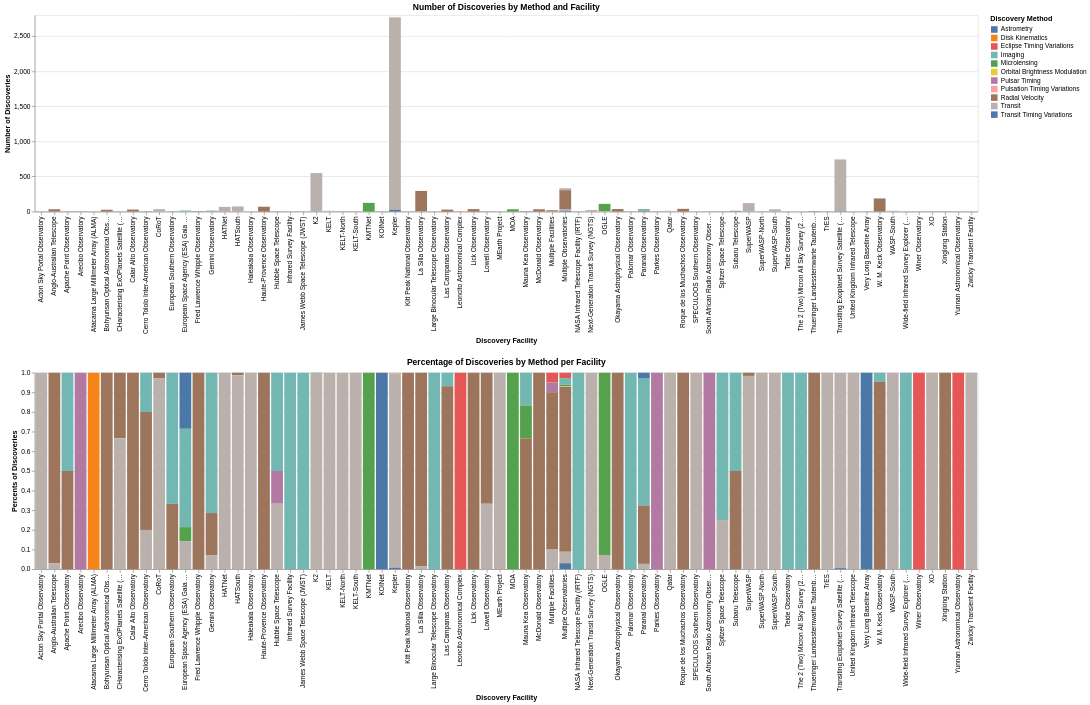

Here is the notebook cell this chart was saved with:
### Markdown cell above
## Exploring the methods used by different discovery facilities

### Code cell
methods_by_facility = cut_data.groupby(["disc_facility", "discoverymethod"]).size().reset_index(name="count")

facility_counts_chart = alt.Chart(methods_by_facility).mark_bar().encode(
    alt.X("disc_facility", title="Discovery Facility"), 
    alt.Y("count", title="Number of Discoveries"), 
    alt.Color("discoverymethod", title="Discovery Method"), 
    alt.Tooltip("count")
).properties(title="Number of Discoveries by Method and Facility")

facility_discoveries = cut_data.groupby(["disc_facility"]).size().reset_index(name="facility total")
methods_by_facility = pd.merge(methods_by_facility, facility_discoveries, how="left", on="disc_facility")
methods_by_facility["percentage"] = methods_by_facility["count"] / methods_by_facility["facility total"]

# TODO: I'm not sure if this is best represented by a bar chart 
facility_percents_chart = alt.Chart(methods_by_facility).mark_bar().encode(
    alt.X("disc_facility", title="Discovery Facility"), 
    alt.Y("percentage", title="Percents of Discoveries"), 
    alt.Color("discoverymethod", title="Discovery Method"), 
    alt.Tooltip("percentage")
).properties(title="Percentage of Discoveries by Method per Facility")

facility_counts_chart & facility_percents_chart

### Figure 1 — Vega-Lite specification as saved in the notebook (floating-point values rounded to 4 significant figures)
{"config": {"view": {"continuousWidth": 300, "continuousHeight": 300}}, "vconcat": [{"data": {"name": "data-466e11df521ed7fb3b9573001f9ce68a"}, "mark": {"type": "bar"}, "encoding": {"color": {"field": "discoverymethod", "title": "Discovery Method", "type": "nominal"}, "tooltip": {"field": "count", "type": "quantitative"}, "x": {"field": "disc_facility", "title": "Discovery Facility", "type": "nominal"}, "y": {"field": "count", "title": "Number of Discoveries", "type": "quantitative"}}, "title": "Number of Discoveries by Method and Facility"}, {"data": {"name": "data-70e720ad5f9ad412c853722ddf108b6e"}, "mark": {"type": "bar"}, "encoding": {"color": {"field": "discoverymethod", "title": "Discovery Method", "type": "nominal"}, "tooltip": {"field": "percentage", "type": "quantitative"}, "x": {"field": "disc_facility", "title": "Discovery Facility", "type": "nominal"}, "y": {"field": "percentage", "title": "Percents of Discoveries", "type": "quantitative"}}, "title": "Percentage of Discoveries by Method per Facility"}], "$schema": "https://vega.github.io/schema/vega-lite/v6.1.0.json", "datasets": {"data-466e11df521ed7fb3b9573001f9ce68a": [{"disc_facility": "Acton Sky Portal Observatory", "discoverymethod": "Transit", "count": 2}, {"disc_facility": "Anglo-Australian Telescope", "discoverymethod": "Radial Velocity", "count": 32}, {"disc_facility": "Anglo-Australian Telescope", "discoverymethod": "Transit", "count": 1}, {"disc_facility": "Apache Point Observatory", "discoverymethod": "Imaging", "count": 1}, {"disc_facility": "Apache Point Observatory", "discoverymethod": "Radial Velocity", "count": 1}, {"disc_facility": "Arecibo Observatory", "discoverymethod": "Pulsar Timing", "count": 3}, {"disc_facility": "Atacama Large Millimeter Array (ALMA)", "discoverymethod": "Disk Kinematics", "count": 1}, {"disc_facility": "Bohyunsan Optical Astronomical Observatory", "discoverymethod": "Radial Velocity", "count": 26}, {"disc_facility": "CHaracterising ExOPlanets Satellite (CHEOPS)", "discoverymethod": "Radial Velocity", "count": 1}, {"disc_facility": "CHaracterising ExOPlanets Satellite (CHEOPS)", "discoverymethod": "Transit", "count": 2}, {"disc_facility": "Calar Alto Observatory", "discoverymethod": "Radial Velocity", "count": 29}, {"disc_facility": "Cerro Tololo Inter-American Observatory", "discoverymethod": "Imaging", "count": 1}, {"disc_facility": "Cerro Tololo Inter-American Observatory", "discoverymethod": "Radial Velocity", "count": 3}, {"disc_facility": "Cerro Tololo Inter-American Observatory", "discoverymethod": "Transit", "count": 1}, {"disc_facility": "CoRoT", "discoverymethod": "Radial Velocity", "count": 1}, {"disc_facility": "CoRoT", "discoverymethod": "Transit", "count": 34}, {"disc_facility": "European Southern Observatory", "discoverymethod": "Imaging", "count": 2}, {"disc_facility": "European Southern Observatory", "discoverymethod": "Radial Velocity", "count": 1}, {"disc_facility": "European Space Agency (ESA) Gaia Satellite", "discoverymethod": "Astrometry", "count": 4}, {"disc_facility": "European Space Agency (ESA) Gaia Satellite", "discoverymethod": "Imaging", "count": 7}, {"disc_facility": "European Space Agency (ESA) Gaia Satellite", "discoverymethod": "Microlensing", "count": 1}, {"disc_facility": "European Space Agency (ESA) Gaia Satellite", "discoverymethod": "Transit", "count": 2}, {"disc_facility": "Fred Lawrence Whipple Observatory", "discoverymethod": "Radial Velocity", "count": 5}, {"disc_facility": "Gemini Observatory", "discoverymethod": "Imaging", "count": 10}, {"disc_facility": "Gemini Observatory", "discoverymethod": "Radial Velocity", "count": 3}, {"disc_facility": "Gemini Observatory", "discoverymethod": "Transit", "count": 1}, {"disc_facility": "HATNet", "discoverymethod": "Transit", "count": 67}, {"disc_facility": "HATSouth", "discoverymethod": "Radial Velocity", "count": 1}, {"disc_facility": "HATSouth", "discoverymethod": "Transit", "count": 72}, {"disc_facility": "Haleakala Observatory", "discoverymethod": "Transit", "count": 2}, {"disc_facility": "Haute-Provence Observatory", "discoverymethod": "Radial Velocity", "count": 69}, {"disc_facility": "Hubble Space Telescope", "discoverymethod": "Imaging", "count": 3}, {"disc_facility": "Hubble Space Telescope", "discoverymethod": "Pulsar Timing", "count": 1}, {"disc_facility": "Hubble Space Telescope", "discoverymethod": "Transit", "count": 2}, {"disc_facility": "Infrared Survey Facility", "discoverymethod": "Imaging", "count": 1}, {"disc_facility": "James Webb Space Telescope (JWST)", "discoverymethod": "Imaging", "count": 1}, {"disc_facility": "K2", "discoverymethod": "Microlensing", "count": 1}, {"disc_facility": "K2", "discoverymethod": "Transit", "count": 548}, {"disc_facility": "KELT", "discoverymethod": "Transit", "count": 10}, {"disc_facility": "KELT-North", "discoverymethod": "Transit", "count": 7}, {"disc_facility": "KELT-South", "discoverymethod": "Transit", "count": 4}, {"disc_facility": "KMTNet", "discoverymethod": "Microlensing", "count": 124}, {"disc_facility": "KOINet", "discoverymethod": "Transit Timing Variations", "count": 1}, {"disc_facility": "Kepler", "discoverymethod": "Eclipse Timing Variations", "count": 2}, {"disc_facility": "Kepler", "discoverymethod": "Orbital Brightness Modulation", "count": 4}, {"disc_facility": "Kepler", "discoverymethod": "Pulsation Timing Variations", "count": 1}, {"disc_facility": "Kepler", "discoverymethod": "Transit", "count": 2743}, {"disc_facility": "Kepler", "discoverymethod": "Transit Timing Variations", "count": 23}, {"disc_facility": "Kitt Peak National Observatory", "discoverymethod": "Radial Velocity", "count": 1}, {"disc_facility": "La Silla Observatory", "discoverymethod": "Radial Velocity", "count": 290}, {"disc_facility": "La Silla Observatory", "discoverymethod": "Transit", "count": 4}, {"disc_facility": "Large Binocular Telescope Observatory", "discoverymethod": "Imaging", "count": 1}, {"disc_facility": "Las Campanas Observatory", "discoverymethod": "Imaging", "count": 2}, {"disc_facility": "Las Campanas Observatory", "discoverymethod": "Radial Velocity", "count": 27}, {"disc_facility": "Leoncito Astronomical Complex", "discoverymethod": "Eclipse Timing Variations", "count": 1}, {"disc_facility": "Lick Observatory", "discoverymethod": "Radial Velocity", "count": 35}, {"disc_facility": "Lowell Observatory", "discoverymethod": "Radial Velocity", "count": 2}, {"disc_facility": "Lowell Observatory", "discoverymethod": "Transit", "count": 1}, {"disc_facility": "MEarth Project", "discoverymethod": "Transit", "count": 2}, {"disc_facility": "MOA", "discoverymethod": "Microlensing", "count": 33}, {"disc_facility": "Mauna Kea Observatory", "discoverymethod": "Imaging", "count": 1}, {"disc_facility": "Mauna Kea Observatory", "discoverymethod": "Microlensing", "count": 1}, {"disc_facility": "Mauna Kea Observatory", "discoverymethod": "Radial Velocity", "count": 4}, {"disc_facility": "McDonald Observatory", "discoverymethod": "Radial Velocity", "count": 33}, {"disc_facility": "Multiple Facilities", "discoverymethod": "Eclipse Timing Variations", "count": 1}, {"disc_facility": "Multiple Facilities", "discoverymethod": "Pulsar Timing", "count": 1}, {"disc_facility": "Multiple Facilities", "discoverymethod": "Radial Velocity", "count": 16}, {"disc_facility": "Multiple Facilities", "discoverymethod": "Transit", "count": 2}, {"disc_facility": "Multiple Observatories", "discoverymethod": "Eclipse Timing Variations", "count": 9}, {"disc_facility": "Multiple Observatories", "discoverymethod": "Imaging", "count": 11}, {"disc_facility": "Multiple Observatories", "discoverymethod": "Microlensing", "count": 3}, {"disc_facility": "Multiple Observatories", "discoverymethod": "Pulsation Timing Variations", "count": 1}, {"disc_facility": "Multiple Observatories", "discoverymethod": "Radial Velocity", "count": 275}, {"disc_facility": "Multiple Observatories", "discoverymethod": "Transit", "count": 19}, {"disc_facility": "Multiple Observatories", "discoverymethod": "Transit Timing Variations", "count": 10}, {"disc_facility": "NASA Infrared Telescope Facility (IRTF)", "discoverymethod": "Imaging", "count": 1}, {"disc_facility": "Next-Generation Transit Survey (NGTS)", "discoverymethod": "Transit", "count": 22}, {"disc_facility": "OGLE", "discoverymethod": "Microlensing", "count": 102}, {"disc_facility": "OGLE", "discoverymethod": "Transit", "count": 8}, {"disc_facility": "Okayama Astrophysical Observatory", "discoverymethod": "Radial Velocity", "count": 36}, {"disc_facility": "Palomar Observatory", "discoverymethod": "Imaging", "count": 2}, {"disc_facility": "Paranal Observatory", "discoverymethod": "Astrometry", "count": 1}, {"disc_facility": "Paranal Observatory", "discoverymethod": "Imaging", "count": 24}, {"disc_facility": "Paranal Observatory", "discoverymethod": "Radial Velocity", "count": 11}, {"disc_facility": "Paranal Observatory", "discoverymethod": "Transit", "count": 1}, {"disc_facility": "Parkes Observatory", "discoverymethod": "Pulsar Timing", "count": 2}, {"disc_facility": "Qatar", "discoverymethod": "Transit", "count": 10}, {"disc_facility": "Roque de los Muchachos Observatory", "discoverymethod": "Radial Velocity", "count": 39}, {"disc_facility": "SPECULOOS Southern Observatory", "discoverymethod": "Transit", "count": 2}, {"disc_facility": "South African Radio Astronomy Observatory (SAR", "discoverymethod": "Pulsar Timing", "count": 1}, {"disc_facility": "Spitzer Space Telescope", "discoverymethod": "Imaging", "count": 3}, {"disc_facility": "Spitzer Space Telescope", "discoverymethod": "Transit", "count": 1}, {"disc_facility": "Subaru Telescope", "discoverymethod": "Imaging", "count": 6}, {"disc_facility": "Subaru Telescope", "discoverymethod": "Radial Velocity", "count": 6}, {"disc_facility": "SuperWASP", "discoverymethod": "Radial Velocity", "count": 2}, {"disc_facility": "SuperWASP", "discoverymethod": "Transit", "count": 120}, {"disc_facility": "SuperWASP-North", "discoverymethod": "Transit", "count": 5}, {"disc_facility": "SuperWASP-South", "discoverymethod": "Transit", "count": 32}, {"disc_facility": "Teide Observatory", "discoverymethod": "Imaging", "count": 1}, {"disc_facility": "The 2 (Two) Micron All Sky Survey (2MASS)", "discoverymethod": "Imaging", "count": 1}, {"disc_facility": "Thueringer Landessternwarte Tautenburg", "discoverymethod": "Radial Velocity", "count": 6}, {"disc_facility": "TrES", "discoverymethod": "Transit", "count": 5}, {"disc_facility": "Transiting Exoplanet Survey Satellite (TESS)", "discoverymethod": "Transit", "count": 739}, {"disc_facility": "Transiting Exoplanet Survey Satellite (TESS)", "discoverymethod": "Transit Timing Variations", "count": 4}, {"disc_facility": "United Kingdom Infrared Telescope", "discoverymethod": "Transit", "count": 2}, {"disc_facility": "Very Long Baseline Array", "discoverymethod": "Astrometry", "count": 1}, {"disc_facility": "W. M. Keck Observatory", "discoverymethod": "Imaging", "count": 9}, {"disc_facility": "W. M. Keck Observatory", "discoverymethod": "Radial Velocity", "count": 182}, {"disc_facility": "WASP-South", "discoverymethod": "Transit", "count": 11}, {"disc_facility": "Wide-field Infrared Survey Explorer (WISE) Sat", "discoverymethod": "Imaging", "count": 1}, {"disc_facility": "Winer Observatory", "discoverymethod": "Eclipse Timing Variations", "count": 1}, {"disc_facility": "XO", "discoverymethod": "Transit", "count": 6}, {"disc_facility": "Xinglong Station", "discoverymethod": "Radial Velocity", "count": 2}, {"disc_facility": "Yunnan Astronomical Observatory", "discoverymethod": "Eclipse Timing Variations", "count": 1}, {"disc_facility": "Zwicky Transient Facility", "discoverymethod": "Transit", "count": 2}], "data-70e720ad5f9ad412c853722ddf108b6e": [{"disc_facility": "Acton Sky Portal Observatory", "discoverymethod": "Transit", "count": 2, "facility total": 2, "percentage": 1.0}, {"disc_facility": "Anglo-Australian Telescope", "discoverymethod": "Radial Velocity", "count": 32, "facility total": 33, "percentage": 0.9697}, {"disc_facility": "Anglo-Australian Telescope", "discoverymethod": "Transit", "count": 1, "facility total": 33, "percentage": 0.0303}, {"disc_facility": "Apache Point Observatory", "discoverymethod": "Imaging", "count": 1, "facility total": 2, "percentage": 0.5}, {"disc_facility": "Apache Point Observatory", "discoverymethod": "Radial Velocity", "count": 1, "facility total": 2, "percentage": 0.5}, {"disc_facility": "Arecibo Observatory", "discoverymethod": "Pulsar Timing", "count": 3, "facility total": 3, "percentage": 1.0}, {"disc_facility": "Atacama Large Millimeter Array (ALMA)", "discoverymethod": "Disk Kinematics", "count": 1, "facility total": 1, "percentage": 1.0}, {"disc_facility": "Bohyunsan Optical Astronomical Observatory", "discoverymethod": "Radial Velocity", "count": 26, "facility total": 26, "percentage": 1.0}, {"disc_facility": "CHaracterising ExOPlanets Satellite (CHEOPS)", "discoverymethod": "Radial Velocity", "count": 1, "facility total": 3, "percentage": 0.3333}, {"disc_facility": "CHaracterising ExOPlanets Satellite (CHEOPS)", "discoverymethod": "Transit", "count": 2, "facility total": 3, "percentage": 0.6667}, {"disc_facility": "Calar Alto Observatory", "discoverymethod": "Radial Velocity", "count": 29, "facility total": 29, "percentage": 1.0}, {"disc_facility": "Cerro Tololo Inter-American Observatory", "discoverymethod": "Imaging", "count": 1, "facility total": 5, "percentage": 0.2}, {"disc_facility": "Cerro Tololo Inter-American Observatory", "discoverymethod": "Radial Velocity", "count": 3, "facility total": 5, "percentage": 0.6}, {"disc_facility": "Cerro Tololo Inter-American Observatory", "discoverymethod": "Transit", "count": 1, "facility total": 5, "percentage": 0.2}, {"disc_facility": "CoRoT", "discoverymethod": "Radial Velocity", "count": 1, "facility total": 35, "percentage": 0.02857}, {"disc_facility": "CoRoT", "discoverymethod": "Transit", "count": 34, "facility total": 35, "percentage": 0.9714}, {"disc_facility": "European Southern Observatory", "discoverymethod": "Imaging", "count": 2, "facility total": 3, "percentage": 0.6667}, {"disc_facility": "European Southern Observatory", "discoverymethod": "Radial Velocity", "count": 1, "facility total": 3, "percentage": 0.3333}, {"disc_facility": "European Space Agency (ESA) Gaia Satellite", "discoverymethod": "Astrometry", "count": 4, "facility total": 14, "percentage": 0.2857}, {"disc_facility": "European Space Agency (ESA) Gaia Satellite", "discoverymethod": "Imaging", "count": 7, "facility total": 14, "percentage": 0.5}, {"disc_facility": "European Space Agency (ESA) Gaia Satellite", "discoverymethod": "Microlensing", "count": 1, "facility total": 14, "percentage": 0.07143}, {"disc_facility": "European Space Agency (ESA) Gaia Satellite", "discoverymethod": "Transit", "count": 2, "facility total": 14, "percentage": 0.1429}, {"disc_facility": "Fred Lawrence Whipple Observatory", "discoverymethod": "Radial Velocity", "count": 5, "facility total": 5, "percentage": 1.0}, {"disc_facility": "Gemini Observatory", "discoverymethod": "Imaging", "count": 10, "facility total": 14, "percentage": 0.7143}, {"disc_facility": "Gemini Observatory", "discoverymethod": "Radial Velocity", "count": 3, "facility total": 14, "percentage": 0.2143}, {"disc_facility": "Gemini Observatory", "discoverymethod": "Transit", "count": 1, "facility total": 14, "percentage": 0.07143}, {"disc_facility": "HATNet", "discoverymethod": "Transit", "count": 67, "facility total": 67, "percentage": 1.0}, {"disc_facility": "HATSouth", "discoverymethod": "Radial Velocity", "count": 1, "facility total": 73, "percentage": 0.0137}, {"disc_facility": "HATSouth", "discoverymethod": "Transit", "count": 72, "facility total": 73, "percentage": 0.9863}, {"disc_facility": "Haleakala Observatory", "discoverymethod": "Transit", "count": 2, "facility total": 2, "percentage": 1.0}, {"disc_facility": "Haute-Provence Observatory", "discoverymethod": "Radial Velocity", "count": 69, "facility total": 69, "percentage": 1.0}, {"disc_facility": "Hubble Space Telescope", "discoverymethod": "Imaging", "count": 3, "facility total": 6, "percentage": 0.5}, {"disc_facility": "Hubble Space Telescope", "discoverymethod": "Pulsar Timing", "count": 1, "facility total": 6, "percentage": 0.1667}, {"disc_facility": "Hubble Space Telescope", "discoverymethod": "Transit", "count": 2, "facility total": 6, "percentage": 0.3333}, {"disc_facility": "Infrared Survey Facility", "discoverymethod": "Imaging", "count": 1, "facility total": 1, "percentage": 1.0}, {"disc_facility": "James Webb Space Telescope (JWST)", "discoverymethod": "Imaging", "count": 1, "facility total": 1, "percentage": 1.0}, {"disc_facility": "K2", "discoverymethod": "Microlensing", "count": 1, "facility total": 549, "percentage": 0.001821}, {"disc_facility": "K2", "discoverymethod": "Transit", "count": 548, "facility total": 549, "percentage": 0.9982}, {"disc_facility": "KELT", "discoverymethod": "Transit", "count": 10, "facility total": 10, "percentage": 1.0}, {"disc_facility": "KELT-North", "discoverymethod": "Transit", "count": 7, "facility total": 7, "percentage": 1.0}, {"disc_facility": "KELT-South", "discoverymethod": "Transit", "count": 4, "facility total": 4, "percentage": 1.0}, {"disc_facility": "KMTNet", "discoverymethod": "Microlensing", "count": 124, "facility total": 124, "percentage": 1.0}, {"disc_facility": "KOINet", "discoverymethod": "Transit Timing Variations", "count": 1, "facility total": 1, "percentage": 1.0}, {"disc_facility": "Kepler", "discoverymethod": "Eclipse Timing Variations", "count": 2, "facility total": 2773, "percentage": 0.0007212}, {"disc_facility": "Kepler", "discoverymethod": "Orbital Brightness Modulation", "count": 4, "facility total": 2773, "percentage": 0.001442}, {"disc_facility": "Kepler", "discoverymethod": "Pulsation Timing Variations", "count": 1, "facility total": 2773, "percentage": 0.0003606}, {"disc_facility": "Kepler", "discoverymethod": "Transit", "count": 2743, "facility total": 2773, "percentage": 0.9892}, {"disc_facility": "Kepler", "discoverymethod": "Transit Timing Variations", "count": 23, "facility total": 2773, "percentage": 0.008294}, {"disc_facility": "Kitt Peak National Observatory", "discoverymethod": "Radial Velocity", "count": 1, "facility total": 1, "percentage": 1.0}, {"disc_facility": "La Silla Observatory", "discoverymethod": "Radial Velocity", "count": 290, "facility total": 294, "percentage": 0.9864}, {"disc_facility": "La Silla Observatory", "discoverymethod": "Transit", "count": 4, "facility total": 294, "percentage": 0.01361}, {"disc_facility": "Large Binocular Telescope Observatory", "discoverymethod": "Imaging", "count": 1, "facility total": 1, "percentage": 1.0}, {"disc_facility": "Las Campanas Observatory", "discoverymethod": "Imaging", "count": 2, "facility total": 29, "percentage": 0.06897}, {"disc_facility": "Las Campanas Observatory", "discoverymethod": "Radial Velocity", "count": 27, "facility total": 29, "percentage": 0.931}, {"disc_facility": "Leoncito Astronomical Complex", "discoverymethod": "Eclipse Timing Variations", "count": 1, "facility total": 1, "percentage": 1.0}, {"disc_facility": "Lick Observatory", "discoverymethod": "Radial Velocity", "count": 35, "facility total": 35, "percentage": 1.0}, {"disc_facility": "Lowell Observatory", "discoverymethod": "Radial Velocity", "count": 2, "facility total": 3, "percentage": 0.6667}, {"disc_facility": "Lowell Observatory", "discoverymethod": "Transit", "count": 1, "facility total": 3, "percentage": 0.3333}, {"disc_facility": "MEarth Project", "discoverymethod": "Transit", "count": 2, "facility total": 2, "percentage": 1.0}, {"disc_facility": "MOA", "discoverymethod": "Microlensing", "count": 33, "facility total": 33, "percentage": 1.0}, {"disc_facility": "Mauna Kea Observatory", "discoverymethod": "Imaging", "count": 1, "facility total": 6, "percentage": 0.1667}, {"disc_facility": "Mauna Kea Observatory", "discoverymethod": "Microlensing", "count": 1, "facility total": 6, "percentage": 0.1667}, {"disc_facility": "Mauna Kea Observatory", "discoverymethod": "Radial Velocity", "count": 4, "facility total": 6, "percentage": 0.6667}, {"disc_facility": "McDonald Observatory", "discoverymethod": "Radial Velocity", "count": 33, "facility total": 33, "percentage": 1.0}, {"disc_facility": "Multiple Facilities", "discoverymethod": "Eclipse Timing Variations", "count": 1, "facility total": 20, "percentage": 0.05}, {"disc_facility": "Multiple Facilities", "discoverymethod": "Pulsar Timing", "count": 1, "facility total": 20, "percentage": 0.05}, {"disc_facility": "Multiple Facilities", "discoverymethod": "Radial Velocity", "count": 16, "facility total": 20, "percentage": 0.8}, {"disc_facility": "Multiple Facilities", "discoverymethod": "Transit", "count": 2, "facility total": 20, "percentage": 0.1}, {"disc_facility": "Multiple Observatories", "discoverymethod": "Eclipse Timing Variations", "count": 9, "facility total": 328, "percentage": 0.02744}, {"disc_facility": "Multiple Observatories", "discoverymethod": "Imaging", "count": 11, "facility total": 328, "percentage": 0.03354}, {"disc_facility": "Multiple Observatories", "discoverymethod": "Microlensing", "count": 3, "facility total": 328, "percentage": 0.009146}, {"disc_facility": "Multiple Observatories", "discoverymethod": "Pulsation Timing Variations", "count": 1, "facility total": 328, "percentage": 0.003049}, {"disc_facility": "Multiple Observatories", "discoverymethod": "Radial Velocity", "count": 275, "facility total": 328, "percentage": 0.8384}, {"disc_facility": "Multiple Observatories", "discoverymethod": "Transit", "count": 19, "facility total": 328, "percentage": 0.05793}, {"disc_facility": "Multiple Observatories", "discoverymethod": "Transit Timing Variations", "count": 10, "facility total": 328, "percentage": 0.03049}, {"disc_facility": "NASA Infrared Telescope Facility (IRTF)", "discoverymethod": "Imaging", "count": 1, "facility total": 1, "percentage": 1.0}, {"disc_facility": "Next-Generation Transit Survey (NGTS)", "discoverymethod": "Transit", "count": 22, "facility total": 22, "percentage": 1.0}, {"disc_facility": "OGLE", "discoverymethod": "Microlensing", "count": 102, "facility total": 110, "percentage": 0.9273}, {"disc_facility": "OGLE", "discoverymethod": "Transit", "count": 8, "facility total": 110, "percentage": 0.07273}, {"disc_facility": "Okayama Astrophysical Observatory", "discoverymethod": "Radial Velocity", "count": 36, "facility total": 36, "percentage": 1.0}, {"disc_facility": "Palomar Observatory", "discoverymethod": "Imaging", "count": 2, "facility total": 2, "percentage": 1.0}, {"disc_facility": "Paranal Observatory", "discoverymethod": "Astrometry", "count": 1, "facility total": 37, "percentage": 0.02703}, {"disc_facility": "Paranal Observatory", "discoverymethod": "Imaging", "count": 24, "facility total": 37, "percentage": 0.6486}, {"disc_facility": "Paranal Observatory", "discoverymethod": "Radial Velocity", "count": 11, "facility total": 37, "percentage": 0.2973}, {"disc_facility": "Paranal Observatory", "discoverymethod": "Transit", "count": 1, "facility total": 37, "percentage": 0.02703}, {"disc_facility": "Parkes Observatory", "discoverymethod": "Pulsar Timing", "count": 2, "facility total": 2, "percentage": 1.0}, {"disc_facility": "Qatar", "discoverymethod": "Transit", "count": 10, "facility total": 10, "percentage": 1.0}, {"disc_facility": "Roque de los Muchachos Observatory", "discoverymethod": "Radial Velocity", "count": 39, "facility total": 39, "percentage": 1.0}, {"disc_facility": "SPECULOOS Southern Observatory", "discoverymethod": "Transit", "count": 2, "facility total": 2, "percentage": 1.0}, {"disc_facility": "South African Radio Astronomy Observatory (SAR", "discoverymethod": "Pulsar Timing", "count": 1, "facility total": 1, "percentage": 1.0}, {"disc_facility": "Spitzer Space Telescope", "discoverymethod": "Imaging", "count": 3, "facility total": 4, "percentage": 0.75}, {"disc_facility": "Spitzer Space Telescope", "discoverymethod": "Transit", "count": 1, "facility total": 4, "percentage": 0.25}, {"disc_facility": "Subaru Telescope", "discoverymethod": "Imaging", "count": 6, "facility total": 12, "percentage": 0.5}, {"disc_facility": "Subaru Telescope", "discoverymethod": "Radial Velocity", "count": 6, "facility total": 12, "percentage": 0.5}, {"disc_facility": "SuperWASP", "discoverymethod": "Radial Velocity", "count": 2, "facility total": 122, "percentage": 0.01639}, {"disc_facility": "SuperWASP", "discoverymethod": "Transit", "count": 120, "facility total": 122, "percentage": 0.9836}, {"disc_facility": "SuperWASP-North", "discoverymethod": "Transit", "count": 5, "facility total": 5, "percentage": 1.0}, {"disc_facility": "SuperWASP-South", "discoverymethod": "Transit", "count": 32, "facility total": 32, "percentage": 1.0}, {"disc_facility": "Teide Observatory", "discoverymethod": "Imaging", "count": 1, "facility total": 1, "percentage": 1.0}, {"disc_facility": "The 2 (Two) Micron All Sky Survey (2MASS)", "discoverymethod": "Imaging", "count": 1, "facility total": 1, "percentage": 1.0}, {"disc_facility": "Thueringer Landessternwarte Tautenburg", "discoverymethod": "Radial Velocity", "count": 6, "facility total": 6, "percentage": 1.0}, {"disc_facility": "TrES", "discoverymethod": "Transit", "count": 5, "facility total": 5, "percentage": 1.0}, {"disc_facility": "Transiting Exoplanet Survey Satellite (TESS)", "discoverymethod": "Transit", "count": 739, "facility total": 743, "percentage": 0.9946}, {"disc_facility": "Transiting Exoplanet Survey Satellite (TESS)", "discoverymethod": "Transit Timing Variations", "count": 4, "facility total": 743, "percentage": 0.005384}, {"disc_facility": "United Kingdom Infrared Telescope", "discoverymethod": "Transit", "count": 2, "facility total": 2, "percentage": 1.0}, {"disc_facility": "Very Long Baseline Array", "discoverymethod": "Astrometry", "count": 1, "facility total": 1, "percentage": 1.0}, {"disc_facility": "W. M. Keck Observatory", "discoverymethod": "Imaging", "count": 9, "facility total": 191, "percentage": 0.04712}, {"disc_facility": "W. M. Keck Observatory", "discoverymethod": "Radial Velocity", "count": 182, "facility total": 191, "percentage": 0.9529}, {"disc_facility": "WASP-South", "discoverymethod": "Transit", "count": 11, "facility total": 11, "percentage": 1.0}, {"disc_facility": "Wide-field Infrared Survey Explorer (WISE) Sat", "discoverymethod": "Imaging", "count": 1, "facility total": 1, "percentage": 1.0}, {"disc_facility": "Winer Observatory", "discoverymethod": "Eclipse Timing Variations", "count": 1, "facility total": 1, "percentage": 1.0}, {"disc_facility": "XO", "discoverymethod": "Transit", "count": 6, "facility total": 6, "percentage": 1.0}, {"disc_facility": "Xinglong Station", "discoverymethod": "Radial Velocity", "count": 2, "facility total": 2, "percentage": 1.0}, {"disc_facility": "Yunnan Astronomical Observatory", "discoverymethod": "Eclipse Timing Variations", "count": 1, "facility total": 1, "percentage": 1.0}, {"disc_facility": "Zwicky Transient Facility", "discoverymethod": "Transit", "count": 2, "facility total": 2, "percentage": 1.0}]}}
